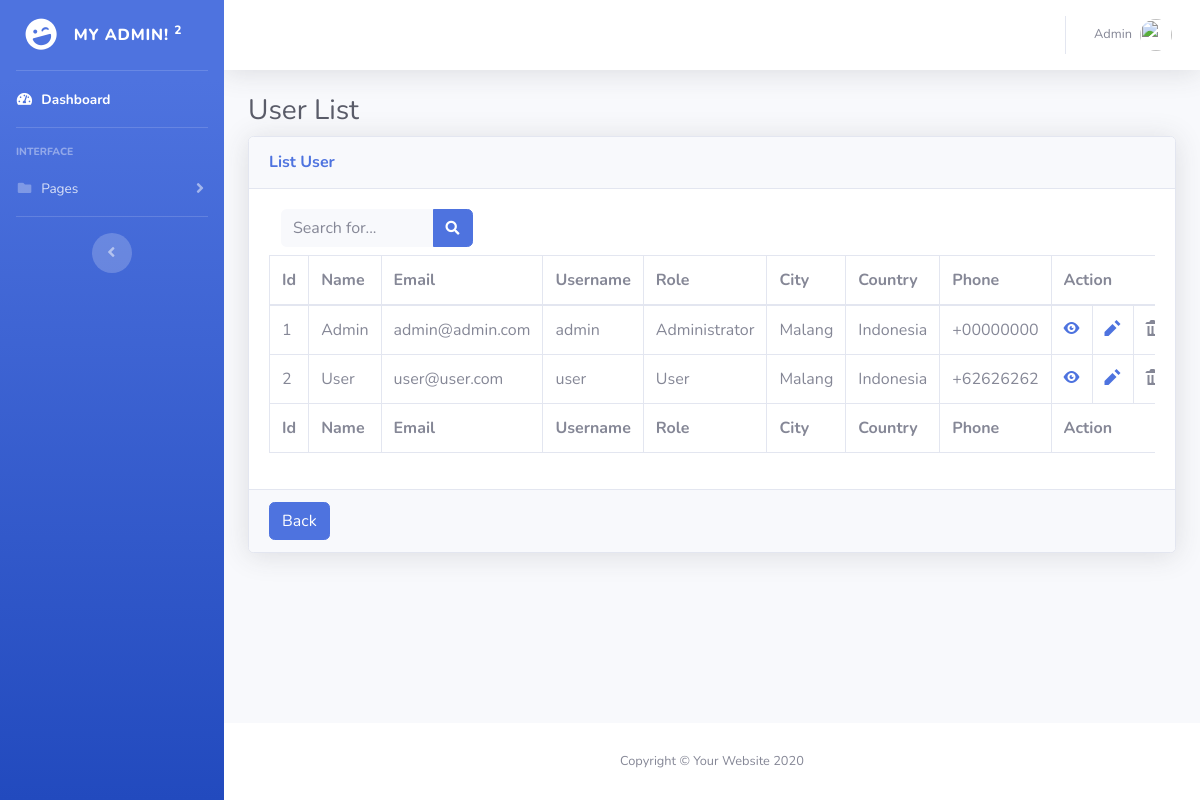
Page /admin/list-user.php (signed in) on the committed database.
### tables this page shows
CREATE TABLE `userlist` (
  `id` int unsigned NOT NULL AUTO_INCREMENT,
  `nama` varchar(100) NOT NULL DEFAULT '',
  `email` varchar(40) NOT NULL DEFAULT '',
  `username` varchar(255) NOT NULL DEFAULT '',
  `role` varchar(20) NOT NULL DEFAULT '',
  `password` varchar(255) NOT NULL DEFAULT '',
  `pin` varchar(6) NOT NULL DEFAULT '',
  `kota` varchar(20) NOT NULL DEFAULT '',
  `negara` varchar(30) NOT NULL DEFAULT '',
  `phone` varchar(50) NOT NULL DEFAULT '',
  PRIMARY KEY (`id`)
);

### admin/list-user.php (the view, shortened to what this page needs)
<?php
include('../koneksi.php');
?>
<!DOCTYPE html>
<html lang="en">
<head>
  <link href="../bootstrap/vendor/fontawesome-free/css/all.min.css" rel="stylesheet" type="text/css">
  <link href="../bootstrap/css/sb-admin-2.min.css" rel="stylesheet">
  <link href="../bootstrap/vendor/datatables/dataTables.bootstrap4.min.css" rel="stylesheet">
  <link href="../resources/open-iconic-master/font/css/open-iconic-bootstrap.css" rel="stylesheet">
</head>
<body id="page-top">
  <div id="wrapper">
   <ul class="navbar-nav bg-gradient-primary sidebar sidebar-dark accordion" id="accordionSidebar">
      <a class="sidebar-brand d-flex align-items-center justify-content-center" href="index.php">
        <div class="sidebar-brand-icon rotate-n-15">
          <i class="fas fa-laugh-wink"></i>
        </div>
        <div class="sidebar-brand-text mx-3">My Admin! <sup>2</sup></div>
      </a>
      <hr class="sidebar-divider my-0">
      <li class="nav-item active">
        <a class="nav-link" href="index.php">
          <i class="fas fa-fw fa-tachometer-alt"></i>
          <span>Dashboard</span></a>
      </li>
      <hr class="sidebar-divider">
      <div class="sidebar-heading">
        Interface
      </div>
      <li class="nav-item">
        <a class="nav-link collapsed" href="#" data-toggle="collapse" data-target="#collapseTwo" aria-expanded="true" aria-controls="collapseTwo">
          <i class="fas fa-fw fa-folder"></i>
          <span>Pages</span>
        </a>
      </li>
      <hr class="sidebar-divider d-none d-md-block">
      <div class="text-center d-none d-md-inline">
        <button class="rounded-circle border-0" id="sidebarToggle"></button>
      </div>
    </ul>
    <div id="content-wrapper" class="d-flex flex-column">
      <div id="content">
        <nav class="navbar navbar-expand navbar-light bg-white topbar mb-4 static-top shadow">
          <ul class="navbar-nav ml-auto">
            <li class="nav-item dropdown no-arrow">
              <a class="nav-link dropdown-toggle" href="#" id="userDropdown" role="button" data-toggle="dropdown" aria-haspopup="true" aria-expanded="false">
                <span class="mr-2 d-none d-lg-inline text-gray-600 small">
                  <?php echo $_SESSION['name']; ?>
                </span>
                <img class="img-profile rounded-circle" src="https://www.kindpng.com/picc/m/24-248253_user-profile-default-image-png-clipart-png-download.png">
              </a>
            </li>
          </ul>
        </nav>
        <div class="container-fluid">
          <h1 class="h3 mb-2 text-gray-800">User List</h1>
          <div class="card shadow mb-4">
            <div class="card-header py-3">
              <h6 class="m-0 font-weight-bold text-primary">List User</h6>
            </div>
            <div class="card-body">
              <div class="table-responsive">
                <div class="row">
                  <div class="col-sm-12 col-md-6">
                    <div id="dataTables_filter" class="dataTables_filter">
                      <form class="user" method="post" action="search.php">
                        <div class="input-group mb-2 col-6">
                         <input type="text" class="form-control bg-light border-0 small" placeholder="Search for..." aria-label="Search" aria-describedby="basic-addon2" name='search'>
                          <div class="input-group-append">
                           <button class="btn btn-primary" type="submit">
                              <i class="fas fa-search fa-sm"></i>
                            </button>
                          </div>
                        </div>
                      </form>
                    </div>
                  </div>
                </div>
                <table class="table table-bordered" id="table" width="100%" cellspacing="0">
                  <thead>
                    <tr>
                      <th>Id</th>
                      <th>Name</th>
                      <th>Email</th>
                      <th>Username</th>
                      <th>Role</th>
                      <th>City</th>
                      <th>Country</th>
                      <th>Phone</th>
                      <th colspan="3">Action</th>
                    </tr>
                  </thead>
                  <tfoot>
                    <tr>
                      <th>Id</th>
                      <th>Name</th>
                      <th>Email</th>
                      <th>Username</th>
                      <th>Role</th>
                      <th>City</th>
                      <th>Country</th>
                      <th>Phone</th>
                      <th colspan="3">Action</th>
                    </tr>
                  </tfoot>
                  <tbody>
                    <?php
                      $sql = 'SELECT * FROM userlist';
                      $query = mysqli_query($db_connection,$sql);
                      while($user = mysqli_fetch_array($query)){
                        echo "<tr>";
                        echo "<td>".$user['id']."</td>";
                        echo "<td>".$user['nama']."</td>";
                        echo "<td>".$user['email']."</td>";
                        echo "<td>".$user['username']."</td>";
                        echo "<td>".$user['role']."</td>";
                        echo "<td>".$user['kota']."</td>";
                        echo "<td>".$user['negara']."</td>";
                        echo "<td>".$user['phone']."</td>";
                        echo "<td>"."<a href='profile.php?idp=".$user['id']."'><span class='oi oi-eye' title='eye' aria-hidden='true'></span></a>"."</td>";
                        echo "<td>"."<a href='form-edit.php?id=".$user['id']."'><span class='oi oi-pencil' title='pencil' aria-hidden='true'></span></a>"."</td>";
                        echo "<td>"."<a data-toggle='modal' data-target='#confirmDelete' data-id=".$user['id']."><span class='oi oi-trash' title='trash' aria-hidden='true'></span></a>";
                        echo "<tr>";
                       }
                    ?>
                  </tbody>
                </table>
              </div>
            </div>
            <div class="card-footer">
              <a class="btn btn-primary" href="index.php" role="button">Back</a>
            </div>
          </div>
        </div>
      </div>
      <footer class="sticky-footer bg-white">
        <div class="container my-auto">
          <div class="copyright text-center my-auto">
            <span>Copyright &copy; Your Website 2020</span>
          </div>
        </div>
      </footer>
    </div>
  </div>
</body>
</html>

### rows in the picture
userlist: id "1", nama "Admin", email "admin@admin.com", username "admin", role "Administrator", kota "Malang", negara "Indonesia", phone "+00000000"
userlist: id "2", nama "User", email "user@user.com", username "user", role "User", kota "Malang", negara "Indonesia", phone "+62626262"

### other values in the picture
$_SESSION['name'] "Admin"
